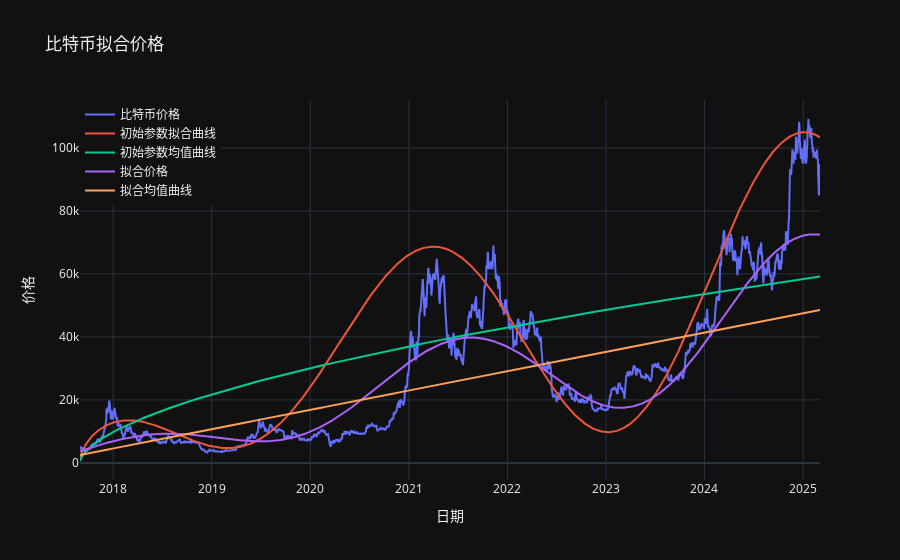

Notebook cell for this chart:
### Code cell
# 创建价格图表
fig = make_subplots()

# 添加实际价格曲线
fig.add_trace(go.Scatter(x=df.index, y=y_data, mode='lines', name='比特币价格'))

# 添加初始参数拟合曲线
fig.add_trace(go.Scatter(x=df.index, y=y_true, mode='lines', name='初始参数拟合曲线'))

# 添加初始参数均值曲线
fig.add_trace(go.Scatter(x=df.index, y=y_true_m, mode='lines', name='初始参数均值曲线'))

# 添加拟合价格曲线
fig.add_trace(go.Scatter(x=df.index, y=y_regression_fit, mode='lines', name='拟合价格'))

# 添加拟合log均值曲线
fig.add_trace(go.Scatter(x=df.index, y=y_regression_fit_m, mode='lines', name='拟合均值曲线'))

# 更新布局
fig.update_layout(
    title='比特币拟合价格',
    xaxis_title='日期',
    yaxis_title='价格',
    legend=dict(x=0, y=1)
)

# 显示图表
fig.show()

### Figure 1 — Plotly figure (JSON) as saved in the notebook; plotly's stock layout.template omitted (floating-point values rounded to 4 significant figures; data arrays with more than 128 entries replaced by an {"elided": "..."} marker saying what was removed)
{"data": [{"mode": "lines", "name": "比特币价格", "x": {"elided": "2743 str values"}, "y": {"elided": "2743 float values"}, "type": "scatter"}, {"mode": "lines", "name": "初始参数拟合曲线", "x": {"elided": "2743 str values"}, "y": {"elided": "2743 float values"}, "type": "scatter"}, {"mode": "lines", "name": "初始参数均值曲线", "x": {"elided": "2743 str values"}, "y": {"elided": "2743 float values"}, "type": "scatter"}, {"mode": "lines", "name": "拟合价格", "x": {"elided": "2743 str values"}, "y": {"elided": "2743 float values"}, "type": "scatter"}, {"mode": "lines", "name": "拟合均值曲线", "x": {"elided": "2743 str values"}, "y": {"elided": "2743 float values"}, "type": "scatter"}], "layout": {"xaxis": {"anchor": "y", "domain": [0.0, 1.0], "title": {"text": "日期"}}, "yaxis": {"anchor": "x", "domain": [0.0, 1.0], "title": {"text": "价格"}}, "legend": {"x": 0, "y": 1}, "title": {"text": "比特币拟合价格"}}}
